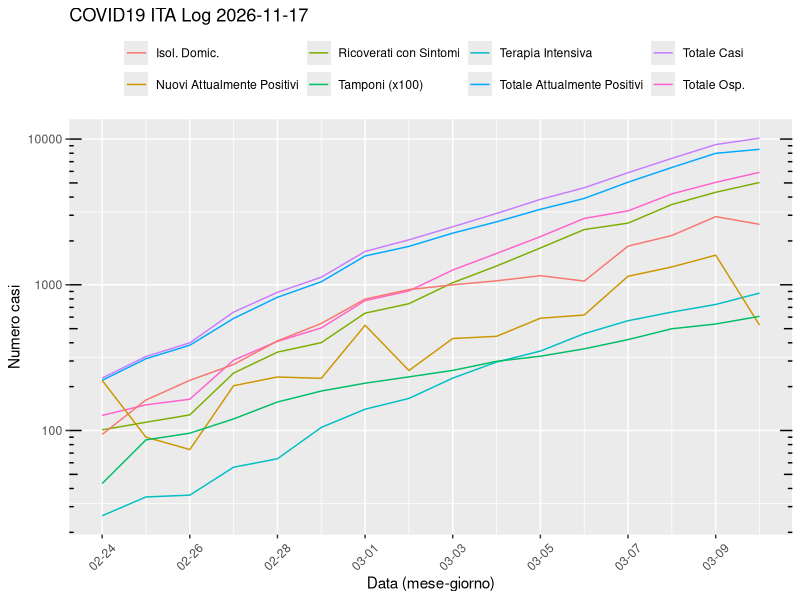
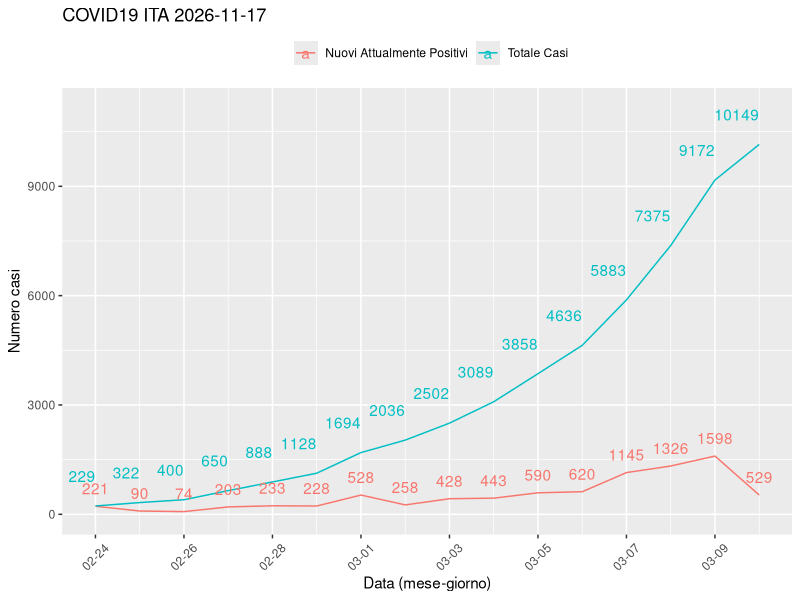
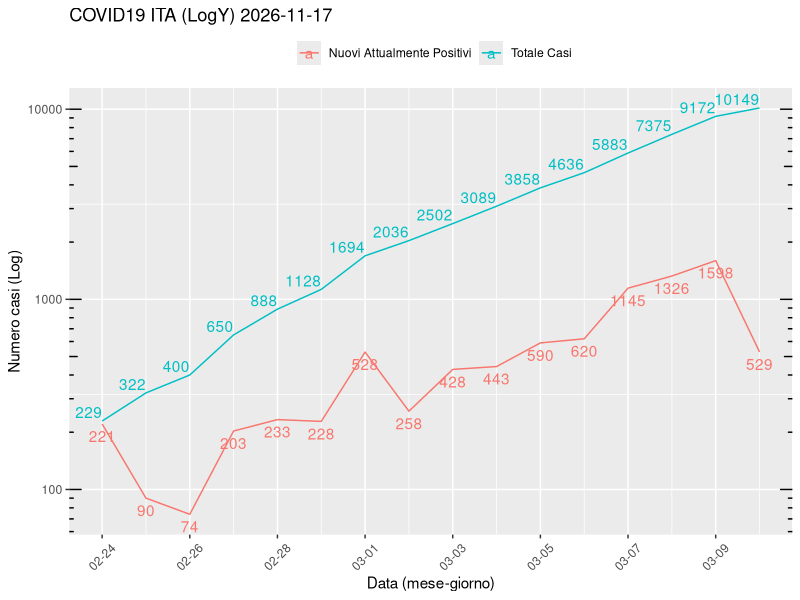

Write R code to recreate these figures, in order. (Note: this script raises an error after producing the figures.)
## ---- chunk 1
actual_date<-Sys.Date()

date_strings = c(as.Date("2020-02-24"), actual_date)
datetimes = strptime(date_strings, format = "%Y-%m-%d") 
datetimes
days = difftime(as.Date(datetimes[2]), as.Date(datetimes[1]), units = c("days"))+1 # days
days
## ---- chunk 2

library(readr)
df <- read_csv("dpc-covid19-ita-andamento-nazionale.csv", col_types = cols(data = col_date(format = "%Y-%m-%d %H:%M:%S"))) 

df    
## ---- chunk 3
df_linea <- data.frame(a = c(0,1000),b= 0.704)
## ---- chunk 4
library(ggplot2)
plot_title_ITA_Log <- paste("COVID19 ITA Log", actual_date)

slope<- 0.0322*4/(4*365+1)
int <- 18316 -slope*as.integer(df[1,]$data)

plot_ITA_All_Log<- ggplot(df, aes(data, totale_casi)) + 
  geom_line(aes(y = ricoverati_con_sintomi, colour = "Ricoverati con Sintomi")) +
  geom_line(aes(y = terapia_intensiva, colour = "Terapia Intensiva")) + 
  geom_line(aes(y = totale_ospedalizzati, colour = "Totale Osp.")) +
  geom_line(aes(y = isolamento_domiciliare, colour = "Isol. Domic.")) +
  geom_line(aes(y = totale_attualmente_positivi, colour = "Totale Attualmente Positivi")) +
  geom_line(aes(y = nuovi_attualmente_positivi, colour = "Nuovi Attualmente Positivi")) +
  geom_line(aes(y = totale_casi, colour = "Totale Casi")) +
  geom_line(aes(y = tamponi/100, colour = "Tamponi (x100)")) +
  scale_x_date(date_breaks = "2 day", date_labels = "%m-%d")+
  theme(axis.text.x=element_text(angle=45, vjust=0.5), legend.position = "top")+
  labs(color = "",y="Numero casi", x = "Data (mese-giorno)", title = plot_title_ITA_Log)+
  scale_y_log10()+
  geom_abline(a=15, b=15, col="blue")+
  annotation_logticks(sides="lr") 
plot_ITA_All_Log
## ---- chunk 5
plot_title_ITA <- paste("COVID19 ITA", actual_date)

plot_ITA<- ggplot(df) + 
  geom_line(aes(y = nuovi_attualmente_positivi, x=data, colour = "Nuovi Attualmente Positivi")) +
  geom_line(aes(y = totale_casi,x=data, colour = "Totale Casi")) +
  scale_x_date(date_breaks = "2 day", date_labels = "%m-%d")+
  geom_text(aes(y = nuovi_attualmente_positivi,x=data,label = round(nuovi_attualmente_positivi, 1), vjust = -1, hjust =0.5 , show.legend = FALSE, colour="Nuovi Attualmente Positivi"))+
  geom_text(aes(y = totale_casi,x=data,label = round(totale_casi, 1), vjust = -2, hjust = 1, show.legend = FALSE, colour="Totale Casi"))+
  ylim(c(0,max(df$totale_casi+1000)))+
  theme(axis.text.x=element_text(angle=45, vjust=0.5), legend.position = "top")+
  labs(color = "", y="Numero casi", x = "Data (mese-giorno)", title = plot_title_ITA)
plot_ITA
## ---- chunk 6
plot_title_ITA_Log <- paste("COVID19 ITA (LogY)", actual_date)

plot_ITA_Log<- ggplot(df) + 
  geom_line(aes(y = nuovi_attualmente_positivi, x=data, colour = "Nuovi Attualmente Positivi")) +
  geom_line(aes(y = totale_casi,x=data, colour = "Totale Casi")) +
  scale_x_date(date_breaks = "2 day", date_labels = "%m-%d")+
  geom_text(aes(y = nuovi_attualmente_positivi,x=data,label = round(nuovi_attualmente_positivi, 1), vjust = 1.5, hjust =+0.5 , colour="Nuovi Attualmente Positivi"))+
  geom_text(aes(y = totale_casi,x=data,label = round(totale_casi, 1), vjust = -0.25, hjust = 1, show.legend = FALSE, colour="Totale Casi"))+
  ylim(c(0,max(df$totale_casi+1000)))+
  theme(axis.text.x=element_text(angle=45, vjust=0.5), legend.position = "top")+
  labs(color = "", y="Numero casi (Log)", x = "Data (mese-giorno)", title = plot_title_ITA_Log)+
  scale_y_log10()+
  annotation_logticks(sides="lr") 
plot_ITA_Log
## ---- chunk 7
df_RAP <- NULL
## ---- chunk 8

ITA_POP <- 60480000
df_RAP <- data.frame(matrix(ncol = 8, nrow = days))
df_RAP_colnames <- c("data", "Deceduti/Tot Casi", "Tot Casi/Tamponi", "Tot Osp/Tot Casi", "Tot Casi/Pop Ita", "Tamponi/Pop Ita", "Terapia Int/Tot Casi", "Dimessi Guariti/Tot Casi" )
colnames(df_RAP) <- df_RAP_colnames
## ---- chunk 9
df_RAP[1] <- data.frame(df[1])
df_RAP[2]<- data.frame(df[10]/df[11])*100
df_RAP[3] <- data.frame(df[11]/df[12])*100
df_RAP[4]<- data.frame(df[5]/df[11])*100
df_RAP[5]<- data.frame(df[11]/ITA_POP)*100
df_RAP[6] <- data.frame(df[12]/ITA_POP)*100
df_RAP[7] <- data.frame(df[4]/df[11])*100
df_RAP[8] <- data.frame(df[9]/df[11])*100
colnames(df_RAP)[1:8] <- df_RAP_colnames
## ---- chunk 10
plot_title_ITA_rap <- paste("COVID19 ITA", actual_date)

plot_ITA_rap <- ggplot(df_RAP, aes(data, percentuale)) + 
  geom_line(aes(y = df_RAP$'Deceduti/Tot Casi', colour = 'Deceduti/Tot Casi')) +
  geom_line(aes(y = df_RAP$'Tot Casi/Tamponi', colour = 'Tot Casi/Tamponi')) +
  geom_line(aes(y = df_RAP$'Terapia Int/Tot Casi', colour = 'Terapia Int/Tot Casi')) +
  geom_line(aes(y = df_RAP$'Dimessi Guariti/Tot Casi', colour = 'Dimessi Guariti/Tot Casi'))+
  scale_x_date(date_breaks = "2 day", date_labels = "%m-%d")+
  theme(axis.text.x=element_text(angle=45, vjust=0.5), legend.position = "top")+
  labs(color = "", y="Percentuale (%)", x = "Data (mese-giorno)", title = plot_title_ITA_rap)
plot_ITA_rap
## ---- chunk 11
plot_POP_ITA_rap <- ggplot(df_RAP, aes(data, percentuale)) + 
  geom_line(aes(y = df_RAP$'Tot Casi/Pop Ita', colour = 'Tot Casi/Pop Ita'))+
  geom_line(aes(y = df_RAP$'Tamponi/Pop Ita', colour = 'Tamponi/Pop Ita'))+
  scale_x_date(date_breaks = "2 day", date_labels = "%m-%d")+
  theme(axis.text.x=element_text(angle=45, vjust=0.5), legend.position = "top")+
  labs(color = "", y="Percentuale (%)", x = "Data (mese-giorno)", title = plot_title)

plot_POP_ITA_rap
## ---- chunk 12

jpeg("COVID19_ITA_plot_1.jpg", width = 750, height = 574)
plot_ITA_All_Log
dev.off()

jpeg("COVID19_ITA_plot_2.jpg", width = 750, height = 574)
plot_ITA
dev.off()

jpeg("COVID19_ITA_plot_3.jpg", width = 750, height = 574)
plot_ITA_Log
dev.off()

jpeg("COVID19_ITA_plot_4.jpg", width = 750, height = 574)
plot_ITA_rap
dev.off()

jpeg("COVID19_ITA_plot_5.jpg", width = 750, height = 574)
plot_POP_ITA_rap
dev.off()
